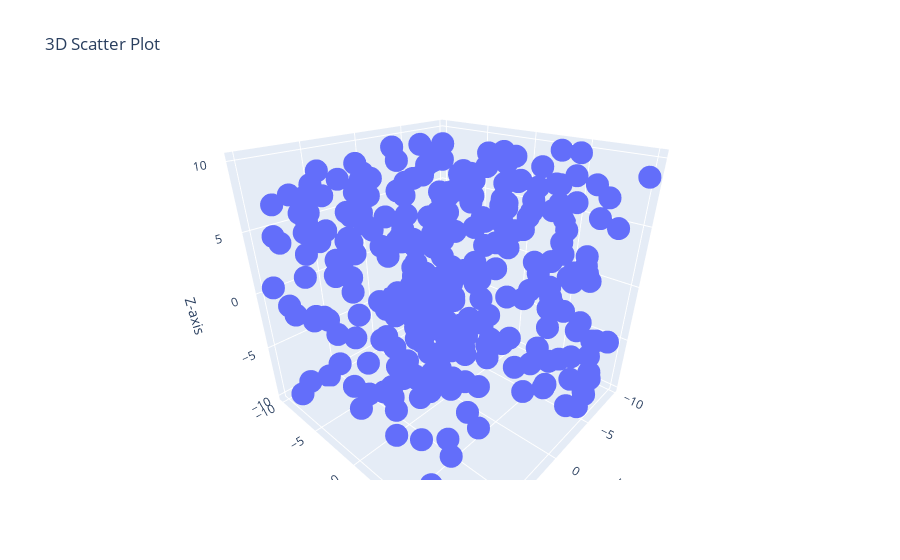

Write notebook code for a chart like this one.
### Markdown cell above
Q1. Using the given dataset, to generate a 3D scatter plot to visualize the distribution of data points in a threedimensional space.

### Code cell
import plotly.express as px
import pandas as pd
import numpy as np


np.random.seed(30)
data = {
    'X': np.random.uniform(-10, 10, 300),
    'Y': np.random.uniform(-10, 10, 300),
    'Z': np.random.uniform(-10, 10, 300)
}

df = pd.DataFrame(data)
fig = px.scatter_3d(df, x='X', y='Y', z='Z', title='3D Scatter Plot', labels={'X': 'X-axis', 'Y': 'Y-axis', 'Z': 'Z-axis'})
fig.show()

### Figure 1 — Plotly figure (JSON) as saved in the notebook; plotly's stock layout.template omitted (floating-point values rounded to 4 significant figures; data arrays with more than 128 entries replaced by an {"elided": "..."} marker saying what was removed)
{"data": [{"hovertemplate": "X-axis=%{x}<br>Y-axis=%{y}<br>Z-axis=%{z}<extra></extra>", "legendgroup": "", "marker": {"color": "#636efa", "symbol": "circle"}, "mode": "markers", "name": "", "scene": "scene", "showlegend": false, "type": "scatter3d", "x": {"elided": "300 float values"}, "y": {"elided": "300 float values"}, "z": {"elided": "300 float values"}}], "layout": {"autosize": true, "legend": {"tracegroupgap": 0}, "scene": {"aspectmode": "auto", "aspectratio": {"x": 0.9933, "y": 1.007, "z": 0.9996}, "camera": {"center": {"x": 0, "y": 0, "z": 0}, "eye": {"x": 1.102, "y": 1.01, "z": 0.7953}, "projection": {"type": "perspective"}, "up": {"x": 0, "y": 0, "z": 1}}, "domain": {"x": [0, 1], "y": [0, 1]}, "xaxis": {"title": {"text": "X-axis"}, "type": "linear"}, "yaxis": {"title": {"text": "Y-axis"}, "type": "linear"}, "zaxis": {"title": {"text": "Z-axis"}, "type": "linear"}}, "title": {"text": "3D Scatter Plot"}}}
